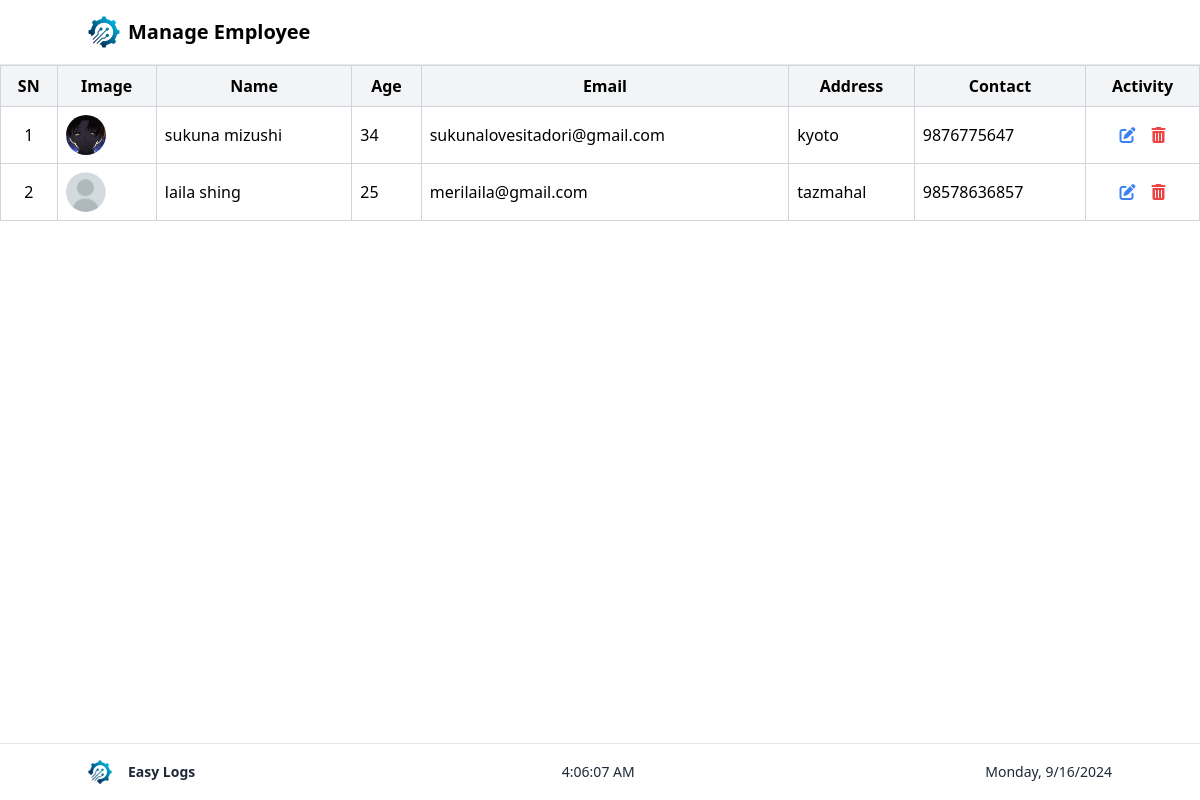
The page /manage_employee/ (signed in) on the database as committed earlier.
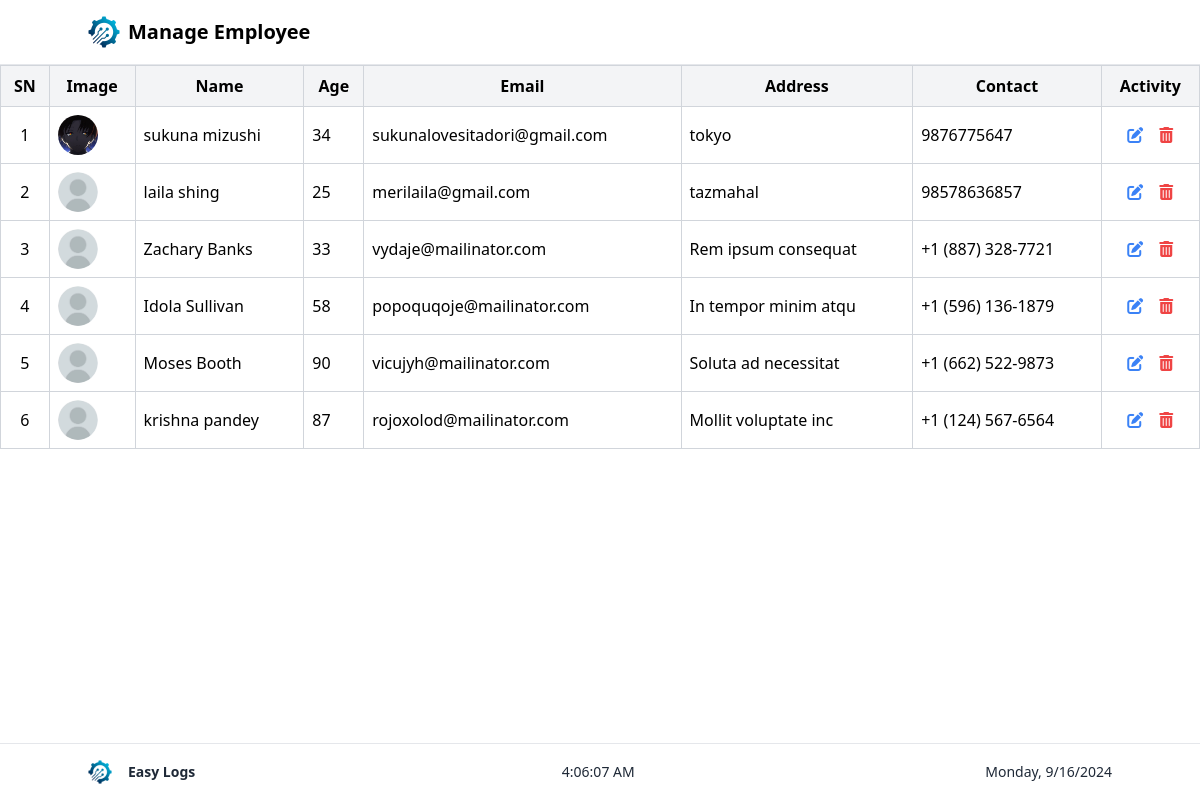
The same page on the database as committed later.
### userauths/models.py (models this page shows)
class Employee(models.Model):
    user = models.OneToOneField(User, on_delete=models.CASCADE)
    first_name = models.CharField(max_length=100)
    last_name = models.CharField(max_length=100)
    email = models.EmailField()
    address = models.TextField()
    contact = models.CharField(max_length=15)
    age = models.PositiveIntegerField()
    profile_image = models.ImageField(upload_to='profile_images/', blank=True, null=True)

### userauths/views.py (the view)
# urls.py: path('manage_employee/', views.manage_employee , name="manage_employee"),
@login_required
@user_passes_test(lambda u: u.is_superuser)
def manage_employee(req):
    all_employees = Employee.objects.all()
    context = {
        'all_employees': all_employees
    }
    return render (req , "Admin/manage_employee.html",context)

### Templates/Admin/manage_employee.html (shortened to what this page needs)
<!DOCTYPE html>
<html lang="en">
  <head>
    <script src="https://cdn.tailwindcss.com"></script>
    <link
      href="https://cdn.jsdelivr.net/npm/remixicon@3.5.0/fonts/remixicon.css"
      rel="stylesheet"
    />
    <link
      rel="stylesheet"
      href="https://cdnjs.cloudflare.com/ajax/libs/font-awesome/6.0.0-beta3/css/all.min.css"
    />
  </head>
  <body class="flex flex-col min-h-screen">
    <nav class="p-4 border-b">
      <div class="container mx-auto flex items-center justify-between">
        <div class="flex items-center">
          <a href="/admin_dashboard">
            <img
              src="/static/images/Logo.png"
              alt="Logo"
              class="h-8 w-8 mr-2"
            />
          </a>
          <span class="text-xl font-bold">Manage Employee</span>
        </div>
      </div>
    </nav>
    <main class="flex-grow w-full overflow-x-auto">
      <table class="w-full border-collapse border border-gray-300">
        <thead>
          <tr class="bg-gray-100">
            <th class="border border-gray-300 p-2 w-15">
               SN
            </th>
            <th class="border border-gray-300 p-2">
               Image
            </th>
            <th class="border border-gray-300 p-2">
               Name
            </th>
            <th class="border border-gray-300 p-2">
               Age
            </th>
            <th class="border border-gray-300 p-2">
               Email
            </th>
            <th class="border border-gray-300 p-2">
               Address
            </th>
            <th class="border border-gray-300 p-2">
               Contact
            </th>
            <th class="border border-gray-300 p-2">
               Activity
            </th>
          </tr>
        </thead>
        <tbody>
          {% for employee in all_employees %}
          <tr>
            <td class="border border-gray-300 p-2 text-center">
              {{ forloop.counter }}
            </td>
            <td class="border border-gray-300 p-2">
              {% if employee.profile_image %}
              <img
                src="{{ employee.profile_image.url }}"
                alt="{{ employee.first_name }} {{ employee.last_name }}"
                class="h-10 w-10 rounded-full object-cover"
              />
              {% else %}
              <img
                src="/static/images/default_user.png"
                alt="Default Profile"
                class="h-10 w-10 rounded-full object-cover"
              />
              {% endif %}
            </td>
            <td class="border border-gray-300 p-2">
              {{employee.first_name }} {{employee.last_name }}
            </td>
            <td class="border border-gray-300 p-2">{{employee.age}}</td>
            <td class="border border-gray-300 p-2">{{employee.email}}</td>
            <td class="border border-gray-300 p-2">{{employee.address}}</td>
            <td class="border border-gray-300 p-2">{{employee.contact}}</td>
            <td class="border border-gray-300 p-2">
              <div class="flex gap-4 justify-center">
                <a href="{% url 'update_employee' employee.id %}">
                  <i class="fas fa-edit text-blue-500 cursor-pointer"></i>
                </a>
                <a
                  href="{% url 'delete_employee' employee.id %}"
                  onclick="return confirm('Are you sure you want to delete this employee?');"
                >
                  <i class="fas fa-trash-alt text-red-500 cursor-pointer"></i>
                </a>
              </div>
            </td>
          </tr>
          {% endfor %}
        </tbody>
      </table>
    </main>
    <footer class="text-gray-800 p-4 h-15 fixed bottom-0 w-full border-t">
      <div class="container mx-auto flex justify-between items-center text-sm">
        <div class="flex-shrink-0 flex items-center">
          <img
            class="h-6 w-auto"
            src="/static/images/Logo.png"
            alt="Easy Logs"
          />
          <b class="px-4">Easy Logs</b>
        </div>
        <span id="current-time"></span>
        <span id="current-date"></span>
      </div>
    </footer>
  </body>
</html>

Rows that differ between the two databases and show on the page:
changed Employee "sukuna": address "kyoto" → "tokyo"
added Employee: first_name "Zachary", last_name "Banks", age "33", email "vydaje@mailinator.com", address "Rem ipsum consequat", contact "+1 (887) 328-7721"
added Employee: first_name "Idola", last_name "Sullivan", age "58", email "popoquqoje@mailinator.com", address "In tempor minim atqu", contact "+1 (596) 136-1879"
added Employee: first_name "Moses", last_name "Booth", age "90", email "vicujyh@mailinator.com", address "Soluta ad necessitat", contact "+1 (662) 522-9873"
added Employee: first_name "krishna", last_name "pandey", age "87", email "rojoxolod@mailinator.com", address "Mollit voluptate inc", contact "+1 (124) 567-6564"
